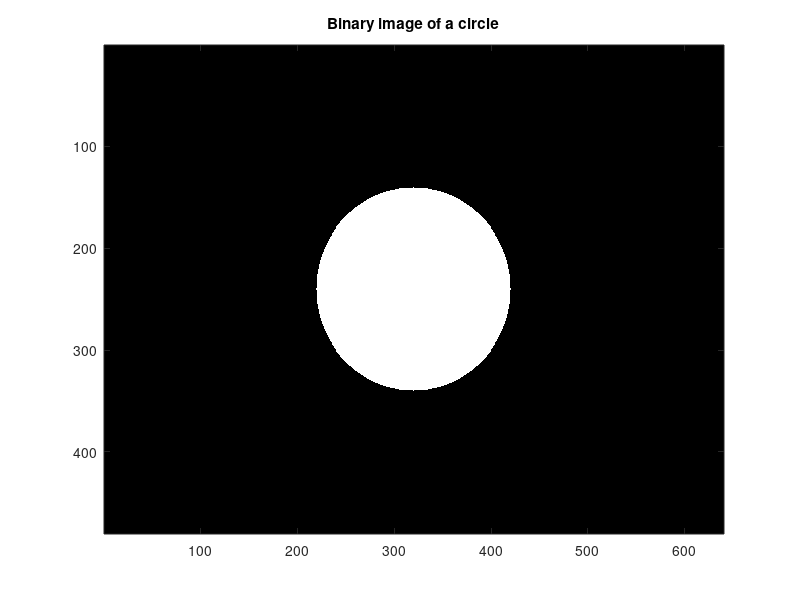

This chart was generated by the following MATLAB code: (Note: this script raises an error after producing the figure.)
% Circle Test Code for Hough Transform

% This code aims to see if ellipse code will give the same parameters for 
% major and minor axes if it is asked to find an ellipse that is a perfect
% circle

% Last Updated by Zainab Mahmood 11/9/17 at 12:14PM


%% Part 1: Create circle

clear all;
clc;
close all;


% Create a logical image of a circle with specified
% diameter, center, and image size.
% First create the image.
imageSizeX = 640;
imageSizeY = 480;
[columnsInImage, rowsInImage] = meshgrid(1:imageSizeX, 1:imageSizeY);
% Next create the circle in the image.
centerX = 320;
centerY = 240;
radius = 100;
circlePixels = (rowsInImage - centerY).^2 ...
    + (columnsInImage - centerX).^2 <= radius.^2;
% circlePixels is a 2D logical array.
% Now, display it.
image(circlePixels) ;
colormap([0 0 0; 1 1 1]);
title('Binary image of a circle');

%% Part 2: Segment Circle Using Hough Transform

edgecanny = edge(circlePixels,'canny');    %find canny edges
figure,imshow(edgecanny);
title('Canny Edges');
    
figure;
imshow(circlePixels);
    
% set parameters for ellipse detection
paramsr.minMajorAxis = 210;
paramsr.maxMajorAxis = 500;
paramsr.numBest = 12; %draws 12 ellipses
paramsr.rotation = 45; %If rotationSpan is in (0,90), only angles within [rotation-rotationSpan,rotation+rotationSpan] are accepted.
paramsr.rotationSpan = 35;
paramsr.randomize = 7; %randomization component that may reduce changing of
%ellipses

% note that the edge (or gradient) image is used
bestFitsr = ellipseDetection(edgecanny, paramsr);
fprintf('Output %d best fits.\n', size(bestFitsr,1));

%ellipse drawing implementation: http://www.mathworks.com/matlabcentral/fileexchange/289 

%takes the information that was found of the ellipses and draws them;also
%keeping the information for each ellipse in a cell in qr(and later ql for those):
qr{1,length(bestFitsr)}=0;
for n=1:length(bestFitsr)
    qr{n} = ellipse(bestFitsr(n,3),bestFitsr(n,4),bestFitsr(n,5)*pi/180,bestFitsr(n,1),bestFitsr(n,2),'k');
end


%ELLIPSES TO PIXELS
[img_y, img_x] = size(circlePixels);
ellipses=zeros(img_y,img_x);

%draw in circle pixel by pixel
for a = 1:length(qr)                %a,b,n,m are just used as counters in the for loops - delete at end of section
    e2 = qr{a};
    for b = 1:length(e2.XData)
        xe2(a,b) = e2.XData(b);
        xe2(a,b) = round(xe2(a,b));
        ye2(a,b) = e2.YData(b);
        ye2(a,b) = round(ye2(a,b));   
        if xe2(a,b)<0.5
            xe2(a,b)=1;
        end
        if ye2(a,b)<0.5
            ye2(a,b)=1;
        end
    end
    for d = 1:length(xe2)
        ellipses(ye2(a,d),xe2(a,d)) = 1;      %fill in 1's wherever there is a point in the ellipse
    end
end

% show red on top of figure
red = cat(3, ones(size(circlePixels)), zeros(size(circlePixels)), zeros(size(circlePixels))); %red has RGB value 1 0 0
hold on 
displ = imshow(red); 
hold off 
set(displ, 'AlphaData', ellipses)
 

